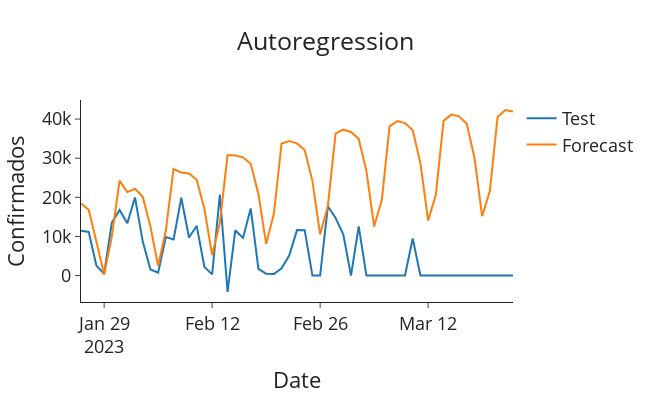

Notebook cell for this chart:
### Code cell
# Plot the forecasts
plot_forecasts(forecasts, 'Autoregression')
